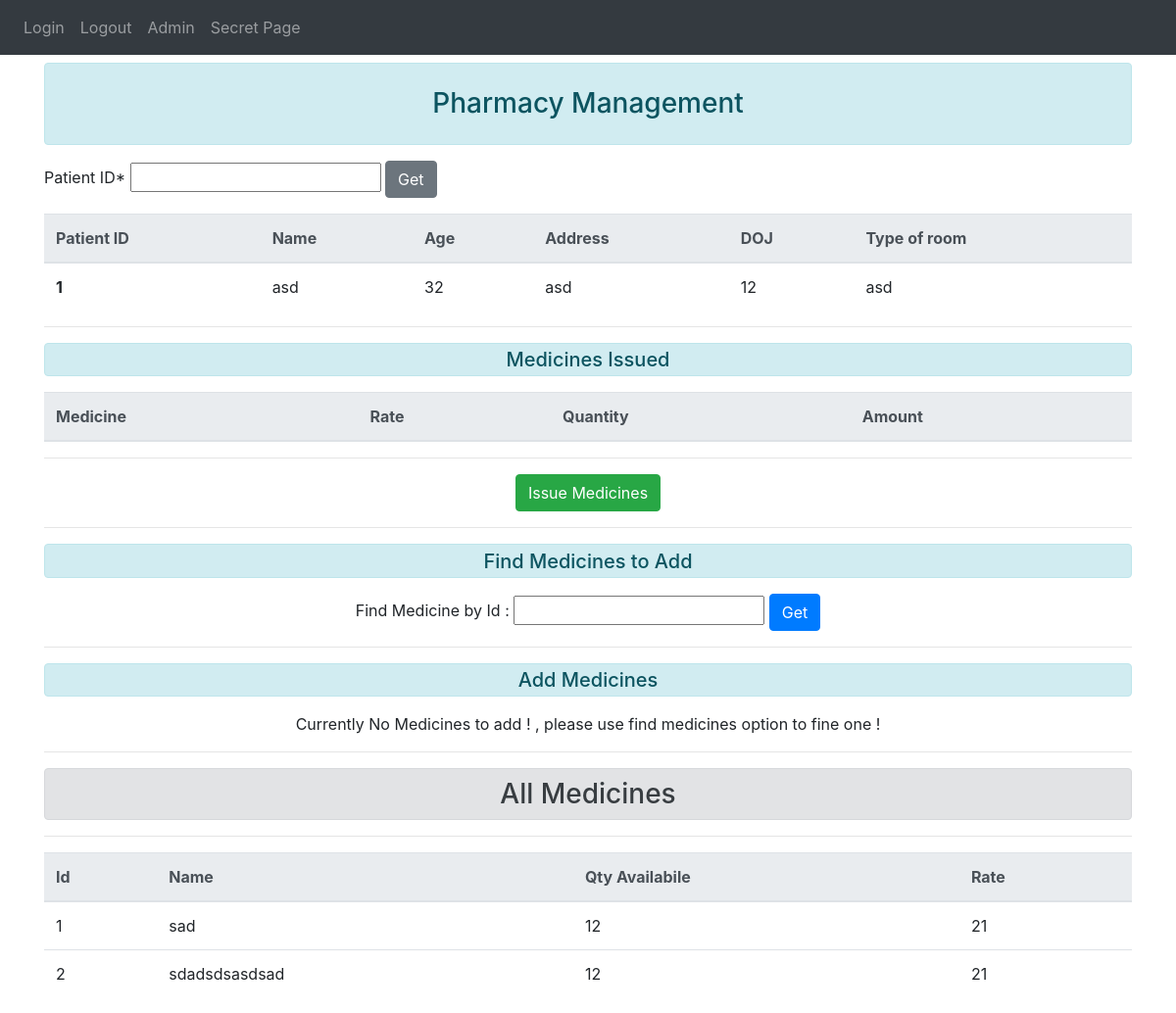
The app's page /pharmacy/get_details?patientid=1, older data.
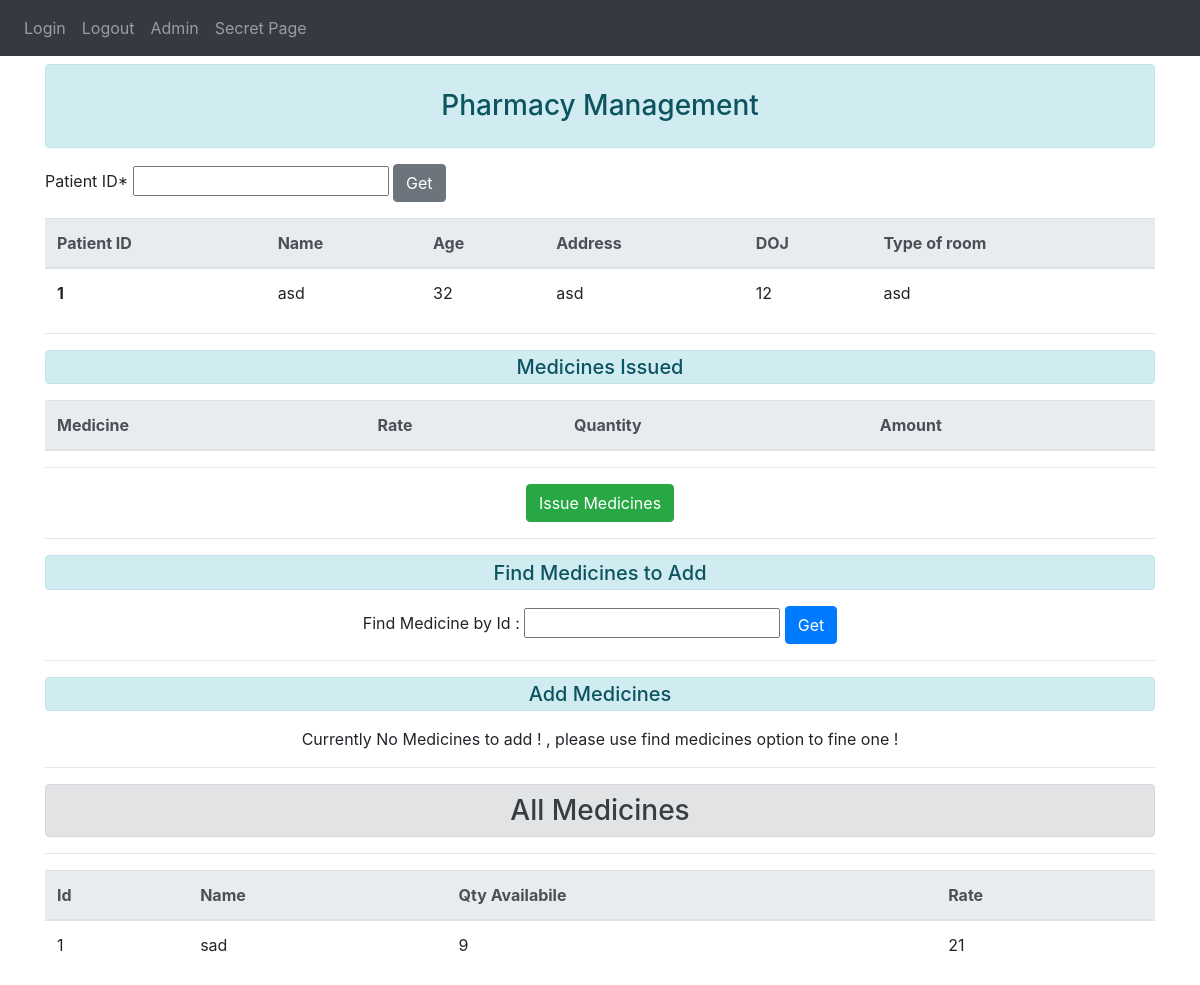
The same page, newer data.
### root/Modules/Models/userstore.py (models this page shows)
class Medicine_Master(db.Model):
    med_id = db.Column(db.Integer, primary_key=True)
    med_name = db.Column(db.String(50), unique=True)
    quantity = db.Column(db.Integer)
    rate = db.Column(db.Integer)
    patient = db.relationship('Track_Medicines', backref='medicine', lazy=True)

### root/Modules/Pharmacy/PharmacyRoutes.py (the view, shortened to what this page needs)
@pharmacyRoutes.route('/pharmacy/get_details', methods=['GET', 'POST'])
def get_details():
    if request.method == 'GET':
        id = int(request.args.get('patientid'))
        med_id = request.args.get('med_id')
        found_med = None
        avl = ""
        if med_id:
            found_med = Medicine_Master.query.get(med_id)
            if found_med:
            	avl = found_med.quantity
            	return render_template('pharmacy.html', data=Patient.query.get(id), id=id, avl=avl,
                found=found_med,meds_to_issue=meds_to_issue,all_meds=Medicine_Master.query.all())
        return render_template('pharmacy.html', data=Patient.query.get(id), id=id, avl=avl,
        meds_to_issue=meds_to_issue, all_meds=Medicine_Master.query.all())

### root/Modules/Pharmacy/templates/pharmacy.html (shortened to what the changed rows need)
{% extends "Base.html" %}
{% block content %}
{% if data %}
  <table class="table">
    <thead class="thead-light">
      <tr>
        <th scope="col">Patient ID</th>
        <th scope="col">Name</th>
        <th scope="col">Age</th>
        <th scope="col">Address</th>
        <th scope="col">DOJ</th>
        <th scope="col">Type of room</th>
      </tr>
    </thead>
    <tbody>
      <tr>
          <th scope="row">{{ data.patient_id }}</th>
      </tr>
    </tbody>
  </table>
  <table class="table">
        <thead class="thead-light">
          <tr>
              <th scope="col">Medicine</th>
              <th scope="col">Rate</th>
              <th scope="col">Quantity</th>
              <th scope="col">Amount</th>
          </tr>
      </thead>
  </table>
{% endif %}
<table class="table">
  <thead class="thead-light">
    <tr>
      <th>Id</th>
      <th>Name</th>
      <th>Qty Availabile</th>
      <th>Rate</th>
    </tr>
  </thead>
  <tbody>
    {% for item in all_meds %}
    <tr>
      <td>{{item.med_id}}</td>
      <td>{{item.med_name}}</td>
      <td>{{item.quantity}}</td>
      <td>{{item.rate}}</td>
    </tr>
    {% endfor %}
  </tbody>
</table>
{% endblock %}

Row changes from the older to the newer data that the page shows:
removed Medicine_Master: med_id "2", med_name "sdadsdsasdsad", quantity "12", rate "21"
changed Medicine_Master "sad": quantity "12" → "9"
